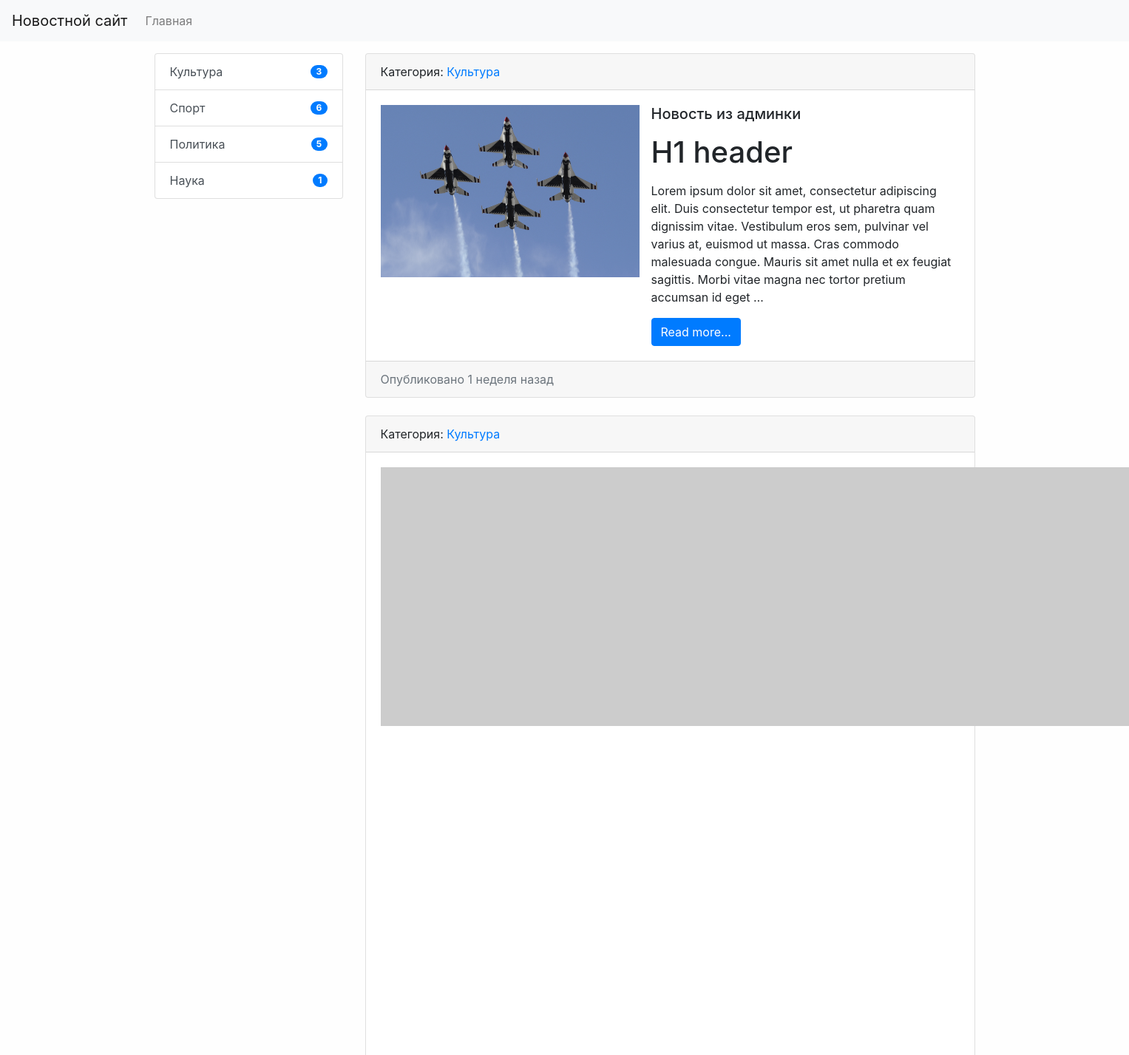
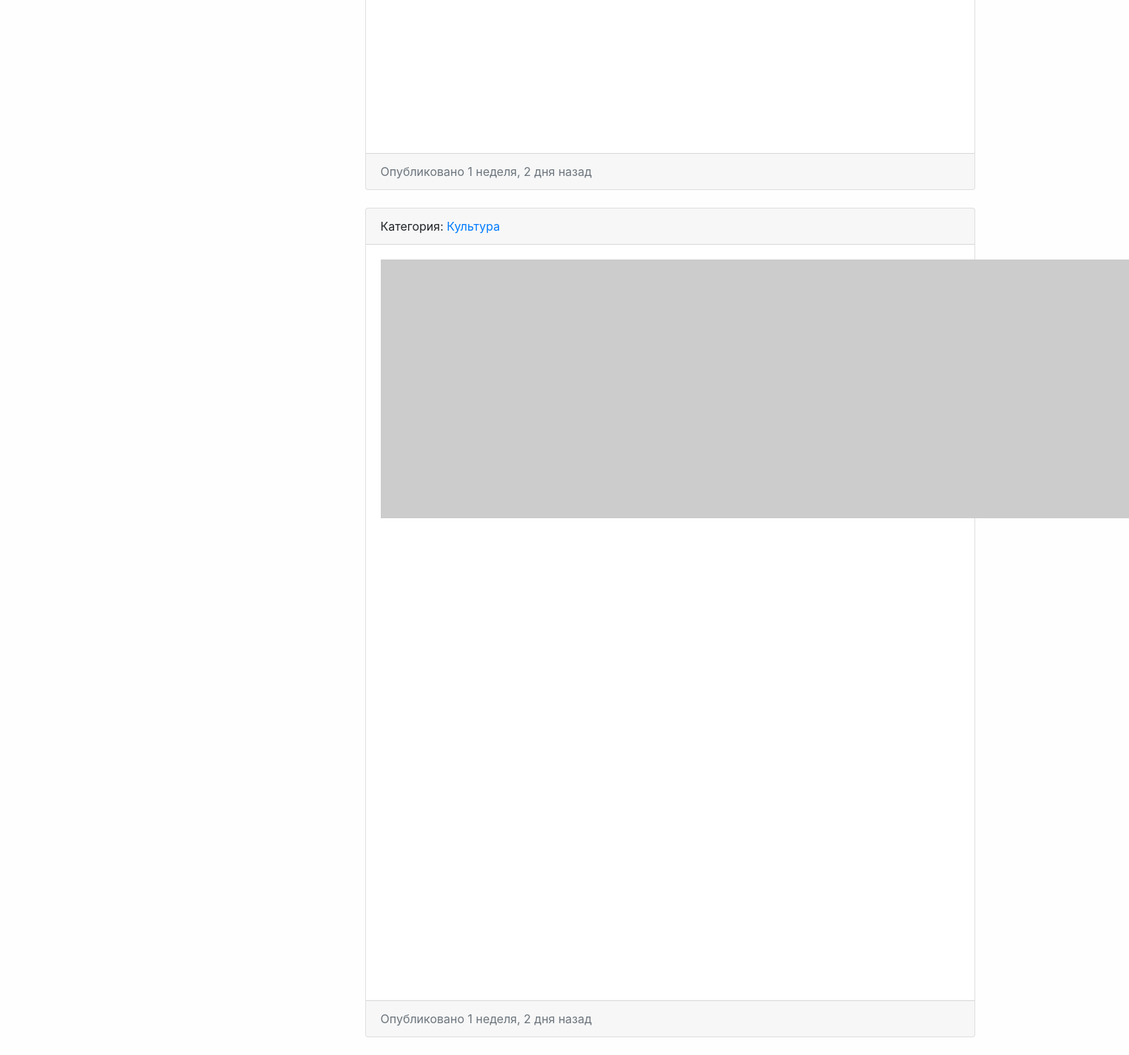
Page /category/1/ on the committed database (2 pictures, top to bottom).
### news/models.py (models this page shows, shortened)
class Category(models.Model):
    title = models.CharField(max_length=150, db_index=True, verbose_name="Наименование категории")
    def get_absolute_url(self):
        return reverse('category', kwargs={"category_id": self.pk})
    class Meta:
        verbose_name = "Категория"
        verbose_name_plural = "Категории"
        ordering = ["title"]
    def __str__(self):
        return self.title

class News(models.Model):
    title = models.CharField(max_length=150, verbose_name="Наименование")
    content = models.TextField(blank=True, verbose_name="Контент")
    created_at = models.DateTimeField(auto_now_add=True, verbose_name="Дата публикации")
    updated_at = models.DateTimeField(auto_now=True, verbose_name="Обновлено")
    photo = models.ImageField(
        upload_to="photos/%Y/%m/%d/", verbose_name="Фото", blank=True
    )
    is_published = models.BooleanField(default=True, verbose_name="Опубликовано")
    category = models.ForeignKey("Category", on_delete=models.PROTECT, verbose_name="Категория")
    views = models.IntegerField(default=0)
    def get_absolute_url(self):
        return reverse('view_news', kwargs={'pk': self.pk})
    class Meta:
        verbose_name = "Новость"
        verbose_name_plural = "Новости"
        ordering = ["-created_at"]

### news/views.py (the view)
# urls.py: path("category/<int:category_id>/", NewsByCategory.as_view(), name="category"),
class NewsByCategory(MyMixin, ListView):
    model = News
    template_name = 'news/home_news_list.html'
    context_object_name = 'news'
    allow_empty = False
    def get_context_data(self, *, object_list=None, **kwargs):
        context = super().get_context_data(**kwargs)
        context['title'] = self.get_upper(Category.objects.get(pk=self.kwargs['category_id']))
        return context
    def get_queryset(self):
        return News.objects.filter(category_id=self.kwargs['category_id'], is_published=True).select_related('category')

### news/templatetags/news_tags.py (called while the page is built)
@register.inclusion_tag('news/list_categories.html')
def show_categories(arg1='Hello', arg2='world'):
    categories = Category.objects.annotate(cnt=Count('news')).filter(cnt__gt=0)
    return {"categories": categories, "arg1": arg1, "arg2": arg2}

### news/utils.py (called while the page is built)
    def get_upper(self, s):
        if isinstance(s, str):
            return s.upper()
        else:
            return s.title.upper()

### news/templates/news/home_news_list.html (shortened to what this page needs)
{% extends "base.html" %}
{% block sidebar %}
    {% include "inc/_sidebar.html" %}
{% endblock %}
{% block content %}
        {% for item in news %}
            <div class="card mb-4">
                <div class="card-header">
                    Категория: <a href="{{ item.category.get_absolute_url }}">{{ item.category }}</a>
                </div>
                <div class="card-body">
                    <div class="media">
                        {% if item.photo %}
                            <img src="{{ item.photo.url }}" alt="news photo" width="350px" class="mr-3">
                        {% else %}
                            <img src="https://picsum.photos/id/1060/350/233/?blur=2" alt="news photo" class="mr-3">
                        {% endif %}
                        <div class="media-body">
                            <h5 class="card-title">{{ item.title }}</h5>
                            <p class="card-text">{{ item.content|safe|linebreaks|truncatewords:50 }}</p>
                            <a href="{{ item.get_absolute_url }}" class="btn btn-primary">Read more...</a>
                        </div>
                    </div>
                </div>
                <div class="card-footer text-muted">
                    <span>Опубликовано {{ item.created_at|timesince }} назад</span>
                </div>
            </div>
        {% endfor %}
{% endblock %}

### news/templates/news/list_categories.html
<div class="list-group">
    {% for item in categories %}
        <a href="{{ item.get_absolute_url }}"
           class="list-group-item list-group-item-action d-flex justify-content-between align-items-center">{{ item.title }} <span class="badge badge-primary badge-pill">{{ item.cnt }}</span></a>
    {% endfor %}
</div>

### mysite/static/css/style.css (style rules this page uses)
body { background-color: #fefefe; }

### rows in the picture
Category: title "Культура", cnt "3"
Category: title "Спорт", cnt "6"
Category: title "Политика", cnt "5"
Category: title "Наука", cnt "1"
News: category "Культура", photo (picture), title "Новость из админки", content "H1 header Lorem ipsum dolor sit amet, consectetur adipiscing elit. Duis consectetur tempor est, ut pharetra quam dignissim vitae. Vestibulum eros sem, pulvinar vel varius at, euismod ut massa. Cras commodo malesuada congue. Mauris sit amet nulla et ex feugiat sagittis. Morbi vitae magna nec tortor pretium accumsan id eget …", created_at "1 неделя"
News: category "Культура", created_at "1 неделя, 2 дня"
News: category "Культура", created_at "1 неделя, 2 дня"
